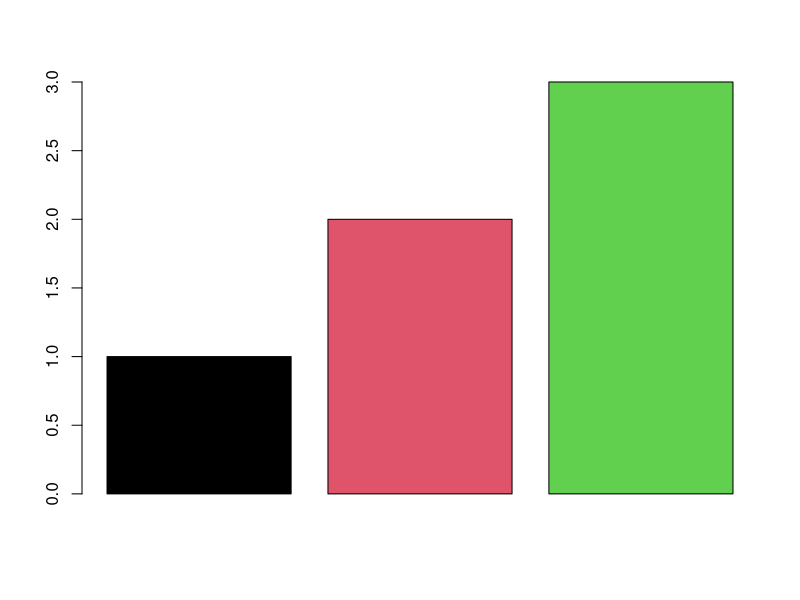

Write the R code that produced this figure.
## ---- chunk 1
knitr::opts_chunk$set(echo = TRUE)
## ---- chunk 2
x <- 1:3
## ---- chunk 3
barplot(x, col = 1:3)
